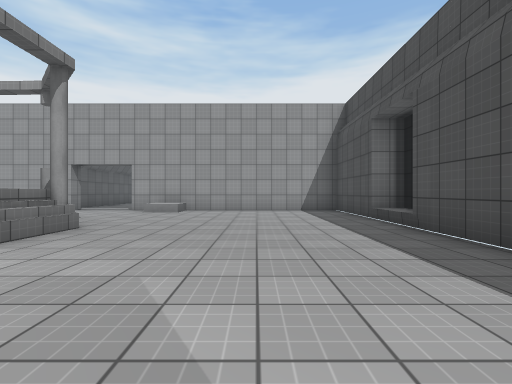
View 1 (above)

15 first-person views from a walk through a Unity game level. The camera is 1.2 m above the floor, looks level and sees 85° across. The floor is counted in squares, 2 m on a side. Each view is taken from the middle of a square. On the plan, view 1 faces up. The plan holds only what a view shows up to about 9 squares ahead; the rest is blank. The place goes on beyond the plan. The player is left out. Door leaves are left out, so doorways stand open. Surface patterns are stand-ins for the level's own textures.

View 2
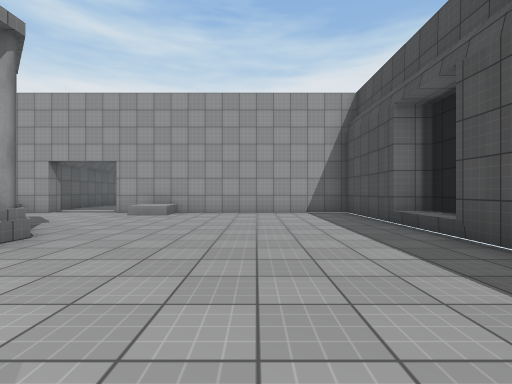

View 3
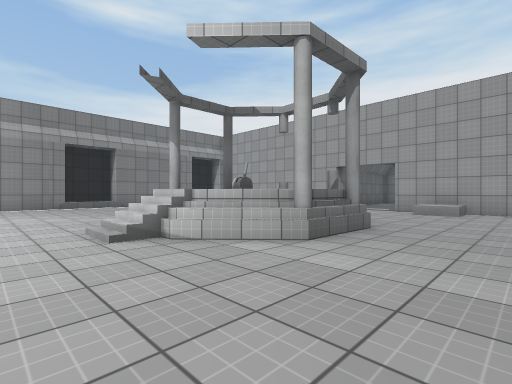

View 4
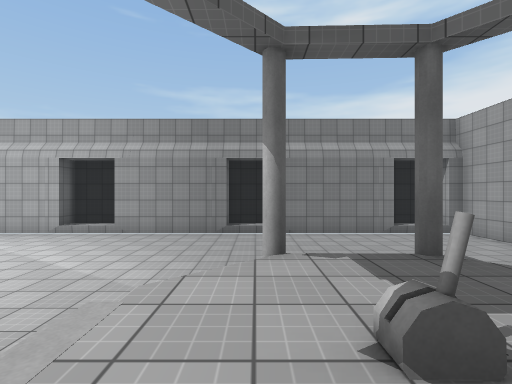

View 5
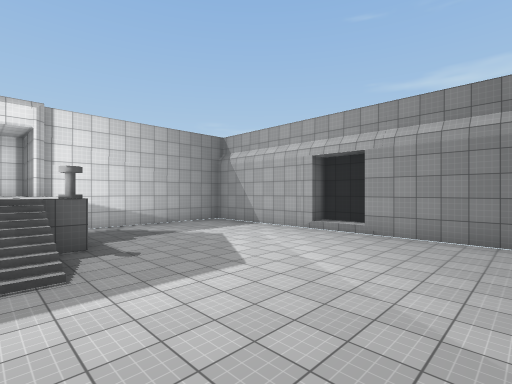

View 6
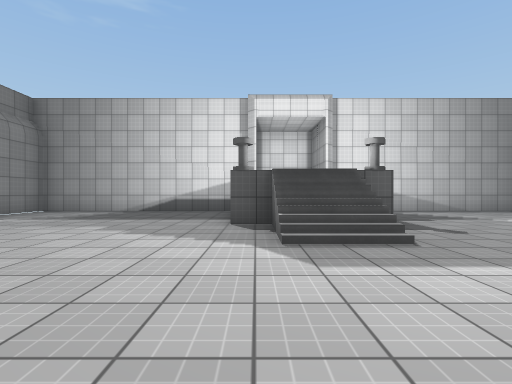

View 7
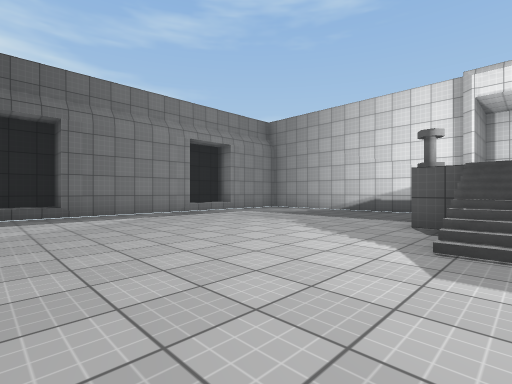

View 8
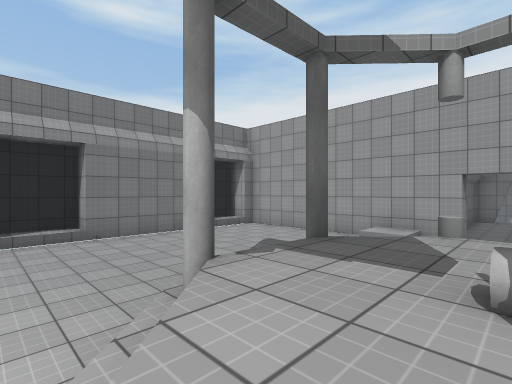

View 9
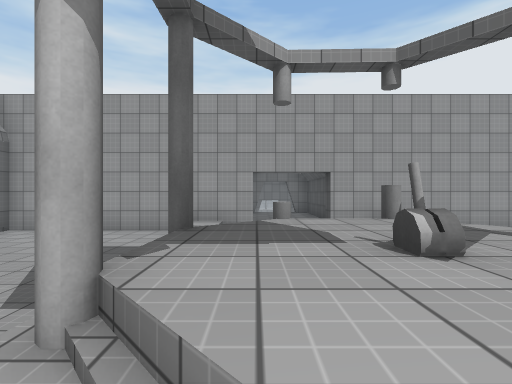

View 10
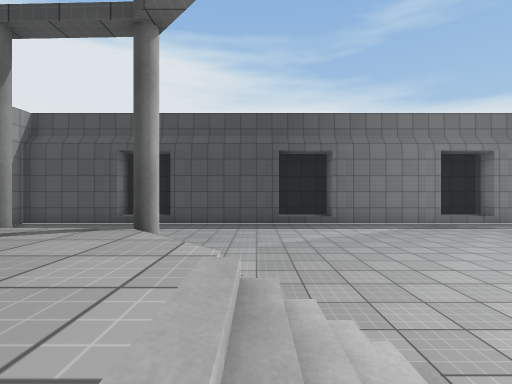

View 11
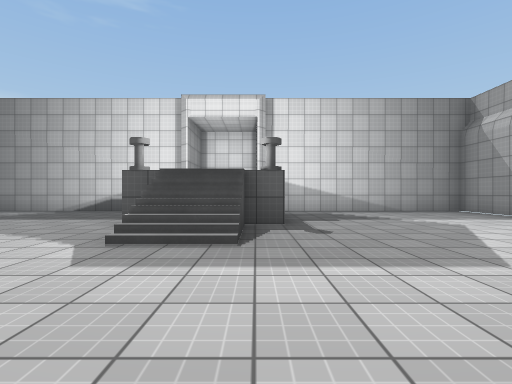

View 12
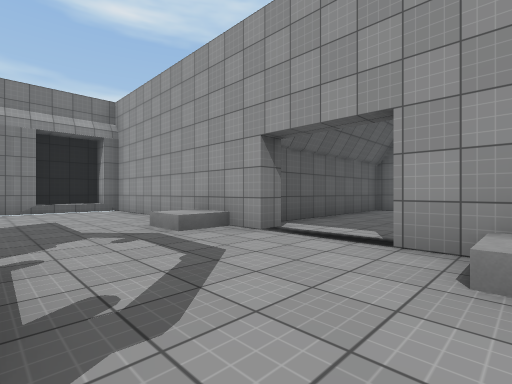

View 13
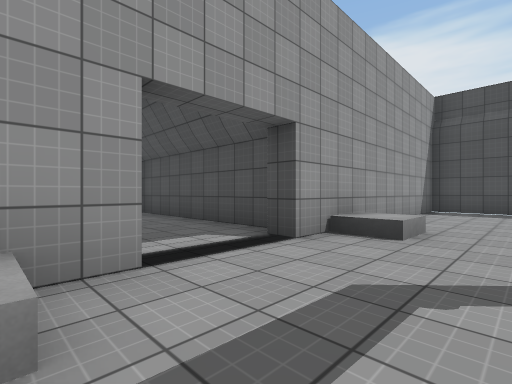

View 14
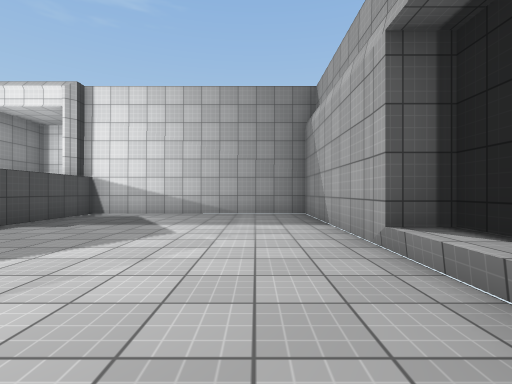

View 15
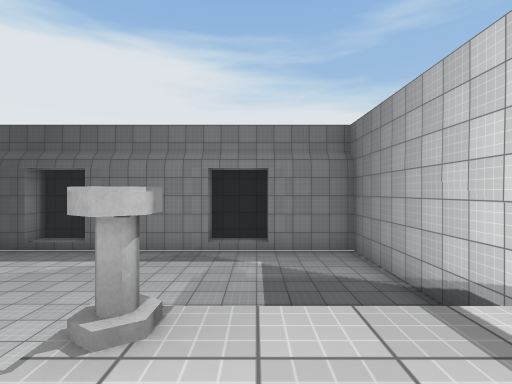

### Floor plan
Key: @ floor where view 1 was taken; # wall or solid block; x gap in a wall; . main floor; : floor 1.25 m higher than the main floor; + floor 2 m higher than the main floor; / step, stairs or slope; D open door.
Columns run from 13 left of view 1 to 3 right of it. Each row starts with its distance up from view 1.
 12       #  #
 11       #..##
 10 #######x.########
  9 #....//.../.....#
  8 #....//.../.....#
  7 #...............#
  6 #......///......#
  5 #.....#/:/#.....#
  4 #...../:#:/.....#
  3 #.....#::/#.....#
  2 #......///......#
  1 #......./.......#
  0 #............@..#
 -1 #...............#
 -2 #......//.......#
 -3 #......//.......#
 -4 #......#/#......#
 -5 #......+++......#
 -6 #......+ +......#
 -7 #......DDD......#
 -8 ########D########
 -9        # #

Positions as (right, up) in squares from view 1, and headings:
1: (0, 0), facing up
2: (0, 1), facing up
3: (-1, 0), facing up-left
4: (-4, 3), facing left
5: (-5, 2), facing down-left
6: (-4, 1), facing down
7: (-5, 1), facing down-right
8: (-5, 2), facing up-left
9: (-6, 2), facing up
10: (-6, 2), facing right
11: (-6, 1), facing down
12: (-3, 6), facing up-left
13: (-7, 7), facing up-right
14: (-11, 0), facing down
15: (-5, -5), facing right
